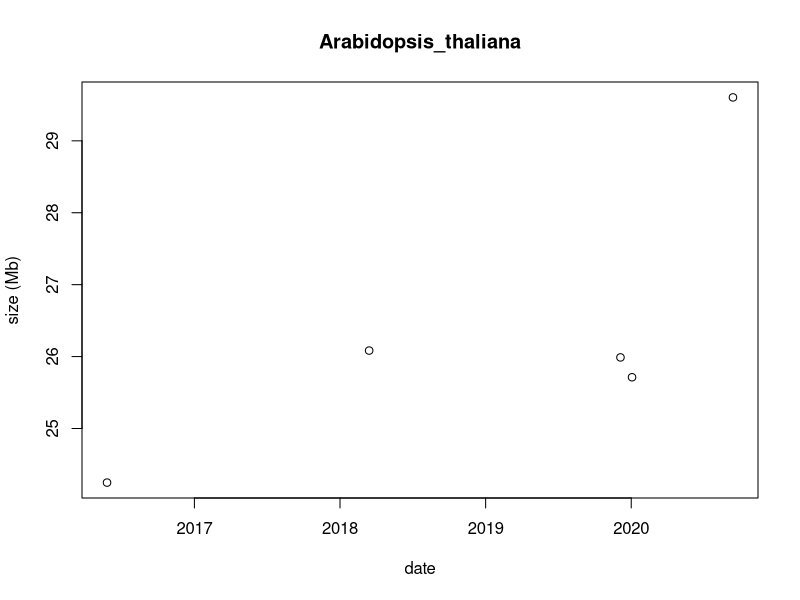
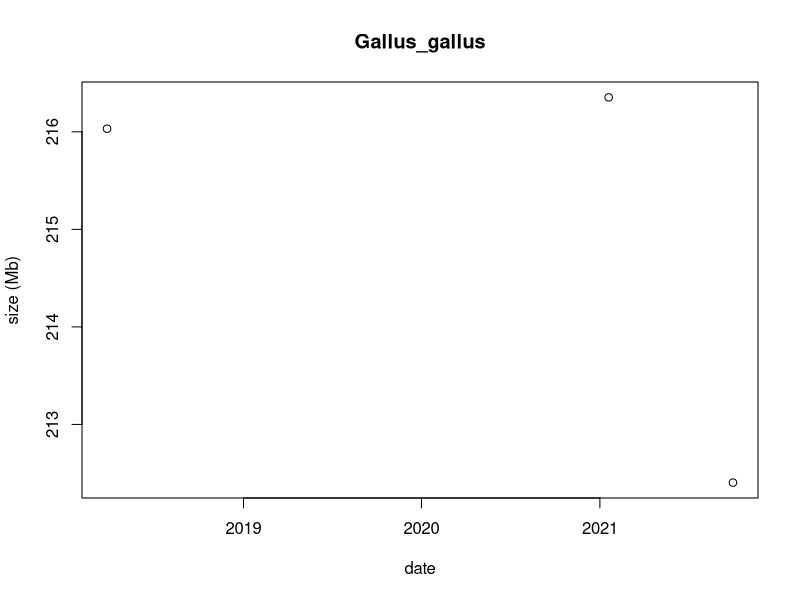
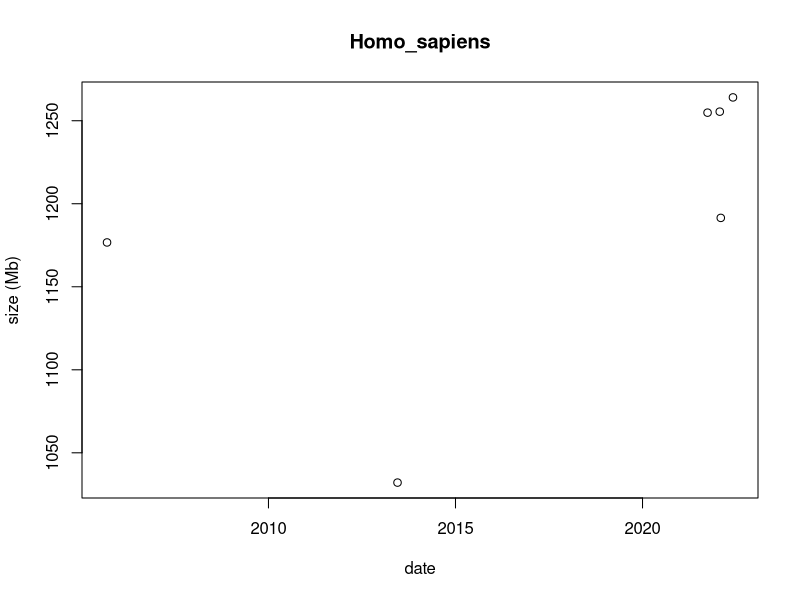
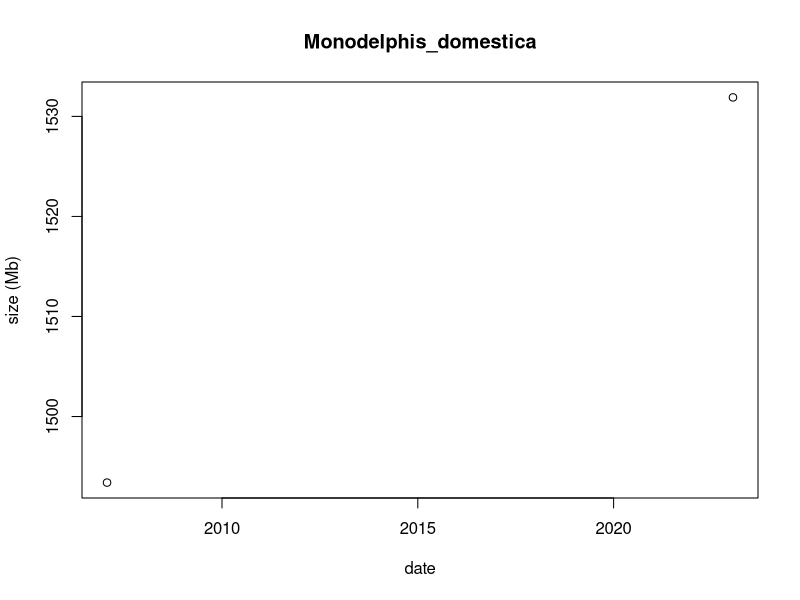
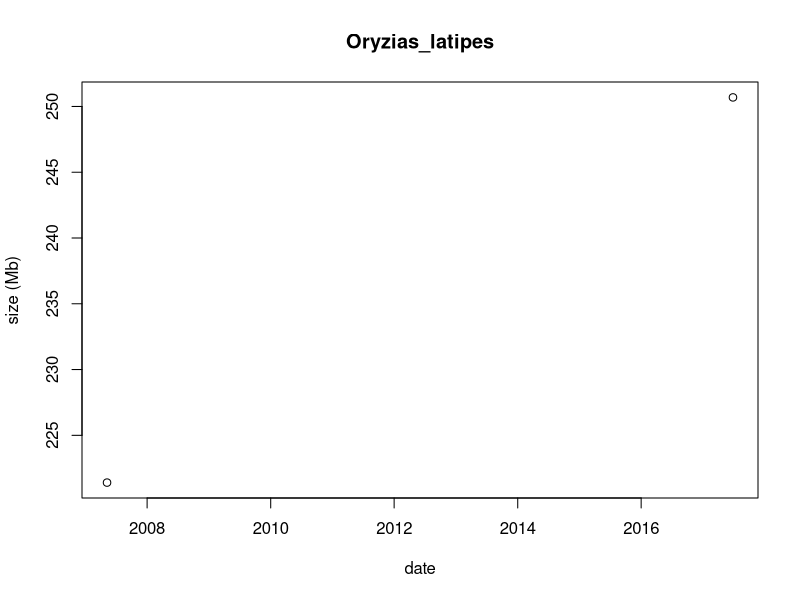
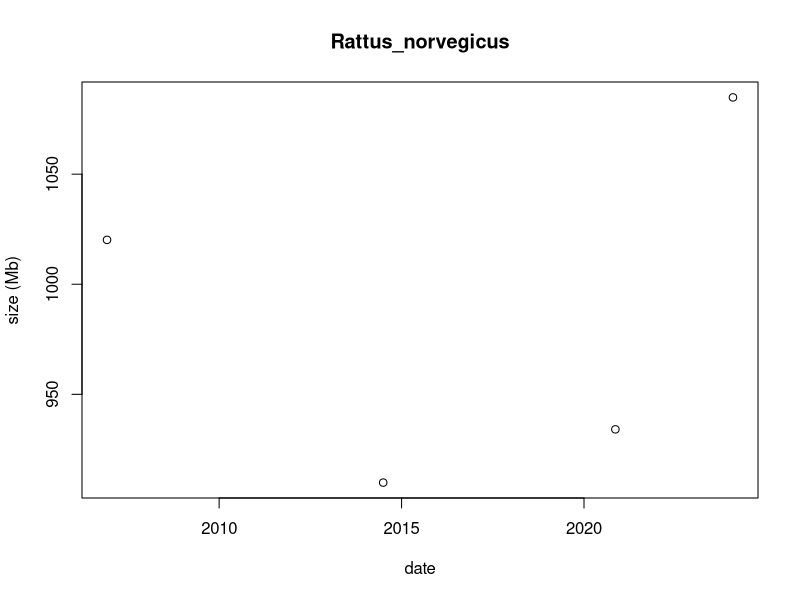
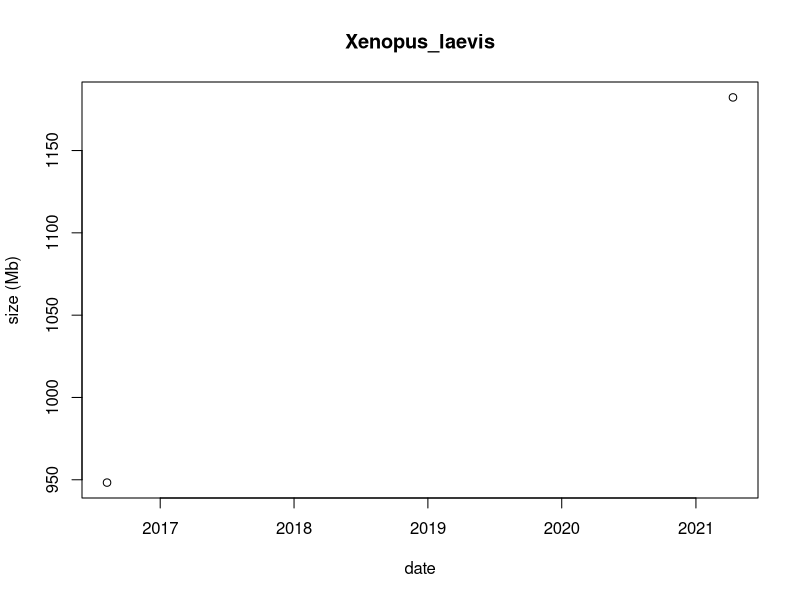

The R script that drew these images, in order:

dat <- read.csv("../results/maskedsz.csv", 
                colClasses = c("date" = "character"))
dat$lower <- dat$lower / 1000000
dat$N <- dat$lower / 1000000
dat$assembly_size <- dat$assembly_size / 1000000

dat$date <- as.Date(dat$date, format = "%m%d%Y")

op <- par(ask = TRUE)
for (i in unique(dat$sp)) {
  sub <- dat[dat$sp == i, ]
  plot(sub$date, sub$lower, main = i, xlab = "date", ylab = "size (Mb)")
}
par(op)
